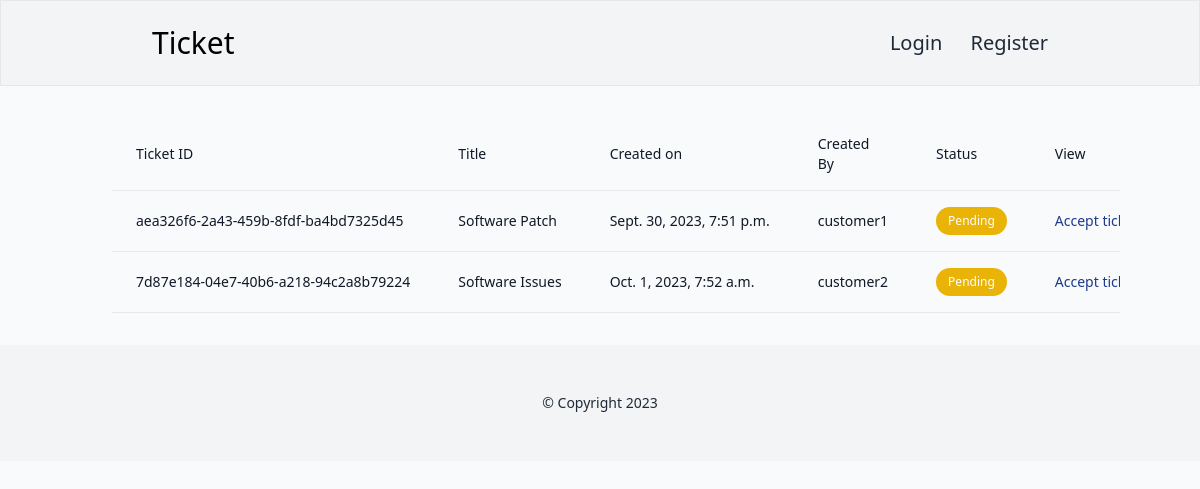
The app's page /ticket/ticket-queue/ with its own data.
### ticket/models.py (models this page shows, shortened)
class Ticket(models.Model):
    status_choices=(
        ('Active','Active'),
        ('Completed','Completed'),
        ('Pending','Pending')
    )
    ticket_number=models.UUIDField(default=uuid.uuid4)
    title=models.CharField(max_length=100)
    description=models.TextField()
    created_by=models.ForeignKey(User,on_delete=models.CASCADE, related_name='created_by')
    date_created=models.DateTimeField(auto_now_add=True)
    assigned_to=models.ForeignKey(User,on_delete=models.DO_NOTHING,null=True, blank=True)
    is_resolved=models.BooleanField(default=False)
    accepted_date=models.DateTimeField(null=True, blank=True)
    closed_date=models.DateTimeField(null=True,blank=True)
    ticket_status=models.CharField(max_length=15, choices=status_choices)

### users/models.py (models this page shows)
class User(AbstractUser):
    is_customer=models.BooleanField(default=False)
    is_engineer=models.BooleanField(default=False)
    def __str__(self):
        return self.username

### ticket/views.py (the view)
# urls.py: path('ticket-queue/', ticket_queue, name='ticket-queue'),
def ticket_queue(request):
    tickets=Ticket.objects.filter(ticket_status='Pending')
    return render(request,'ticket/ticket_queue.html',{'tickets':tickets})

### templates/ticket/ticket_queue.html (shortened to what this page needs)
{% extends 'base.html' %}
{% block content %}
<div class="container mx-auto p-6">
    <div class="flex flex-col">
        <div class="overflow-x-auto sm:-mx-6 lg:-mx-8">
            <div class="py-2 inline-block min-w-full sm:px-6 lg:px-8">
                <div class="overflow-hidden">
                    <table class="min-w-full">
                        <thead class="border-b">
                            <tr>
                                <th scope="col" class="text-sm font-medium text-gray-900 px-6 py-4 text-left">Ticket ID</th>
                                <th scope="col" class="text-sm font-medium text-gray-900 px-6 py-4 text-left">Title</th>
                                <th scope="col" class="text-sm font-medium text-gray-900 px-6 py-4 text-left">Created on</th>
                                <th scope="col" class="text-sm font-medium text-gray-900 px-6 py-4 text-left">Created By</th>
                                <th scope="col" class="text-sm font-medium text-gray-900 px-6 py-4 text-left">Status</th>
                                <th scope="col" class="text-sm font-medium text-gray-900 px-6 py-4 text-left">View</th>
                            </tr>
                        </thead>
                        <tbody>
                            {% for ticket in tickets %}
                            <tr class="border-b">
                                <td class="px-6 py-4 whitespace-nowrap text-sm font-medium text-gray-900">{{ticket.ticket_number}}</td>
                                <td class="text-sm text-gray-900 font-light px-6 py-4 whitespace-nowrap">{{ticket.title}}</td>
                                <td class="text-sm text-gray-900 font-light px-6 py-4 whitespace-nowrap">{{ticket.date_created}}</td>
                                <td class="text-sm text-gray-900 font-light px-6 py-4 whitespace-nowrap">{{ticket.created_by}}</td>
                                <td class="text-sm text-gray-900 font-light px-6 py-4 whitespace-nowrap">
                                {% if ticket.ticket_status == 'Active' %}
                                <span class="inline-flex items-center gap-1.5 py-1.5 px-3 rounded-full text-xs font-medium bg-green-500 text-white">Active</span>
                                    {% elif ticket.ticket_status == 'Pending' %}
                                    <span class="inline-flex items-center gap-1.5 py-1.5 px-3 rounded-full text-xs font-medium bg-yellow-500 text-white">Pending</span>
                                    {% elif ticket.ticket_status == 'Completed' %}
                                    <span class="inline-flex items-center gap-1.5 py-1.5 px-3 rounded-full text-xs font-medium bg-red-500 text-white">Completed</span>
                                    {% endif %}
                                </td>
                                <td class="text-sm text-blue-900 font-light px-6 py-4 whitespace-nowrap">
                                    <a href="{% url 'accept-ticket' ticket.pk %}">Accept ticket</a></td>
                            </tr>
                            {% endfor %}
                        </tbody>
                    </table>
                </div>
            </div>
        </div>
    </div>
</div>
{% endblock %}

### records on screen
Ticket: ticket_number "aea326f6-2a43-459b-8fdf-ba4bd7325d45", title "Software Patch", date_created "Sept. 30, 2023, 7:51 p.m.", created_by "customer1", ticket_status "Pending"
Ticket: ticket_number "7d87e184-04e7-40b6-a218-94c2a8b79224", title "Software Issues", date_created "Oct. 1, 2023, 7:52 a.m.", created_by "customer2", ticket_status "Pending"
